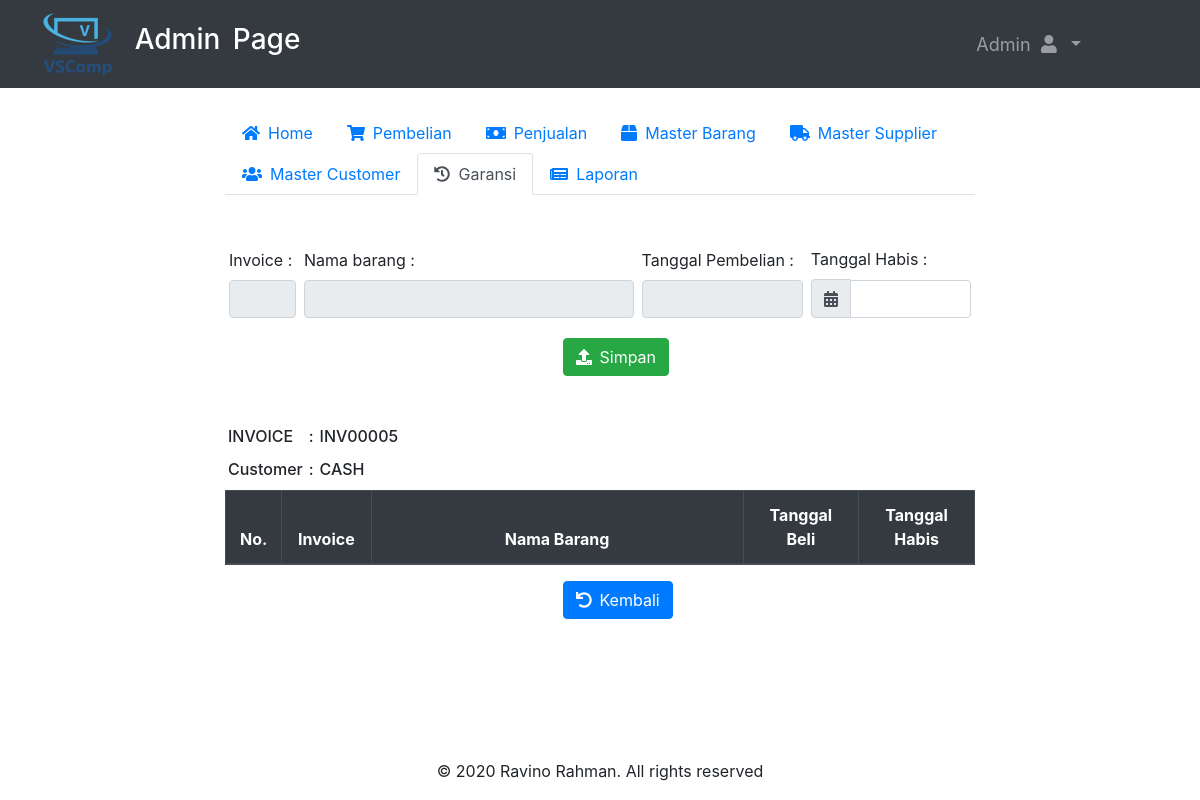
The page /admin/garansi-set.php (signed in) on the database as committed earlier.
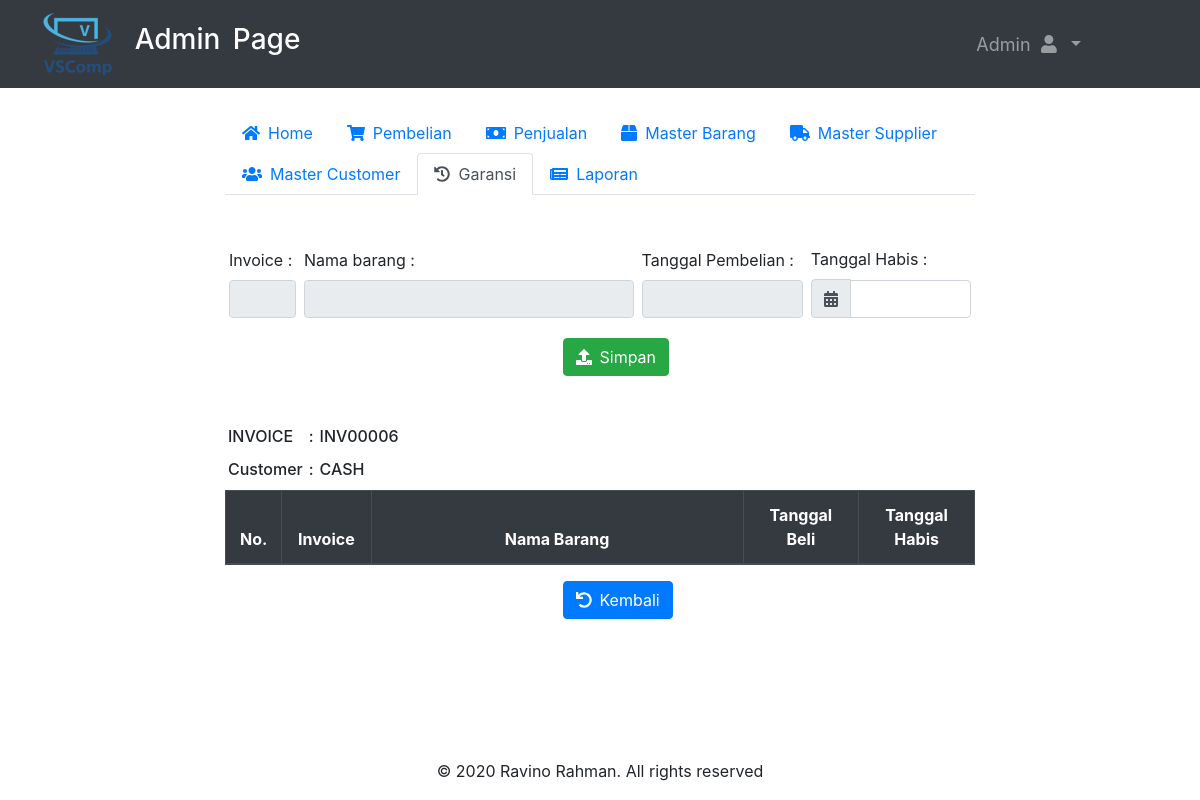
The same page on the database as committed later.
### tables this page shows
CREATE TABLE `penjualan` (
  `ID_PENJUALAN` int(11) NOT NULL,
  `INV_PENJUALAN` varchar(100) DEFAULT NULL,
  `ID_BARANG` varchar(100) DEFAULT NULL,
  `ID_PELANGGAN` varchar(100) DEFAULT NULL,
  `ID_LOGIN` int(11) DEFAULT NULL,
  `TANGGAL_TRANSAKSI` date DEFAULT NULL,
  `JUMLAH_BELI` int(11) DEFAULT NULL,
  `HARGA_AWAL` double DEFAULT NULL,
  `HARGA_JUALPJ` double DEFAULT NULL,
  `TOTAL_HARGA` double DEFAULT NULL,
  `LABAPJ` double DEFAULT NULL
);

### function/function.php (called while the page is built, shortened)
<?php
 $conn= mysqli_connect ("localhost","root","","vsstore");
function tampil_data($query){
  global $conn;
  $hasil = mysqli_query ($conn,$query);
  $array = [];
  while($data = mysqli_fetch_assoc($hasil)){
    $array[] = $data;
  }
  return $array;
}
?>

### admin/garansi-set.php (the view, shortened to what the changed rows need)
<?php include'header.php';
?>
<div class="container-fluid custom-container">
  <div class="nav-menu">
  <div class="tab-content" id="myTabContent">
    <div class="tab-pane fade show active" id="garansi" role="tabpanel" aria-labelledby="contact-tab">
      <br><br>
     <?php
     $data_cust = tampil_data("SELECT * FROM `garansi` INNER JOIN penjualan on garansi.INV_PENJUALAN=penjualan.INV_PENJUALAN INNER JOIN pelanggan ON penjualan.ID_PELANGGAN=pelanggan.ID_PELANGGAN");
     foreach ($data_cust as $cust) {
         $inv_pj = $cust["INV_PENJUALAN"];
     }
     ?>
     <br><br>
     <table cellpadding="3">
       <tr>
         <td><h6><?=$inv_pj; ?></h6></td>
       </tr>
     </table>
    <form class="" action="" method="post">
      <table class="table table-bordered ">
        <thead class="thead-dark text-center">
          <tr>
            <th scope="col" width="5%">No.</th>
            <th scope="col" width="10%">Invoice</th>
            <th scope="col" width="45%">Nama Barang</th>
            <th scope="col" width="14%">Tanggal Beli</th>
            <th scope="col" width="14%">Tanggal Habis</th>
          </tr>
        </thead>
      </table>
      </form>
    </div>
  </div>
</div>
</div>
<br><br><br><br><br>
</body>
</html>

Rows that differ between the two databases and show on the page:
no longer on this page (row unchanged): penjualan: INV_PENJUALAN "INV00005"
added penjualan: INV_PENJUALAN "INV00006"
